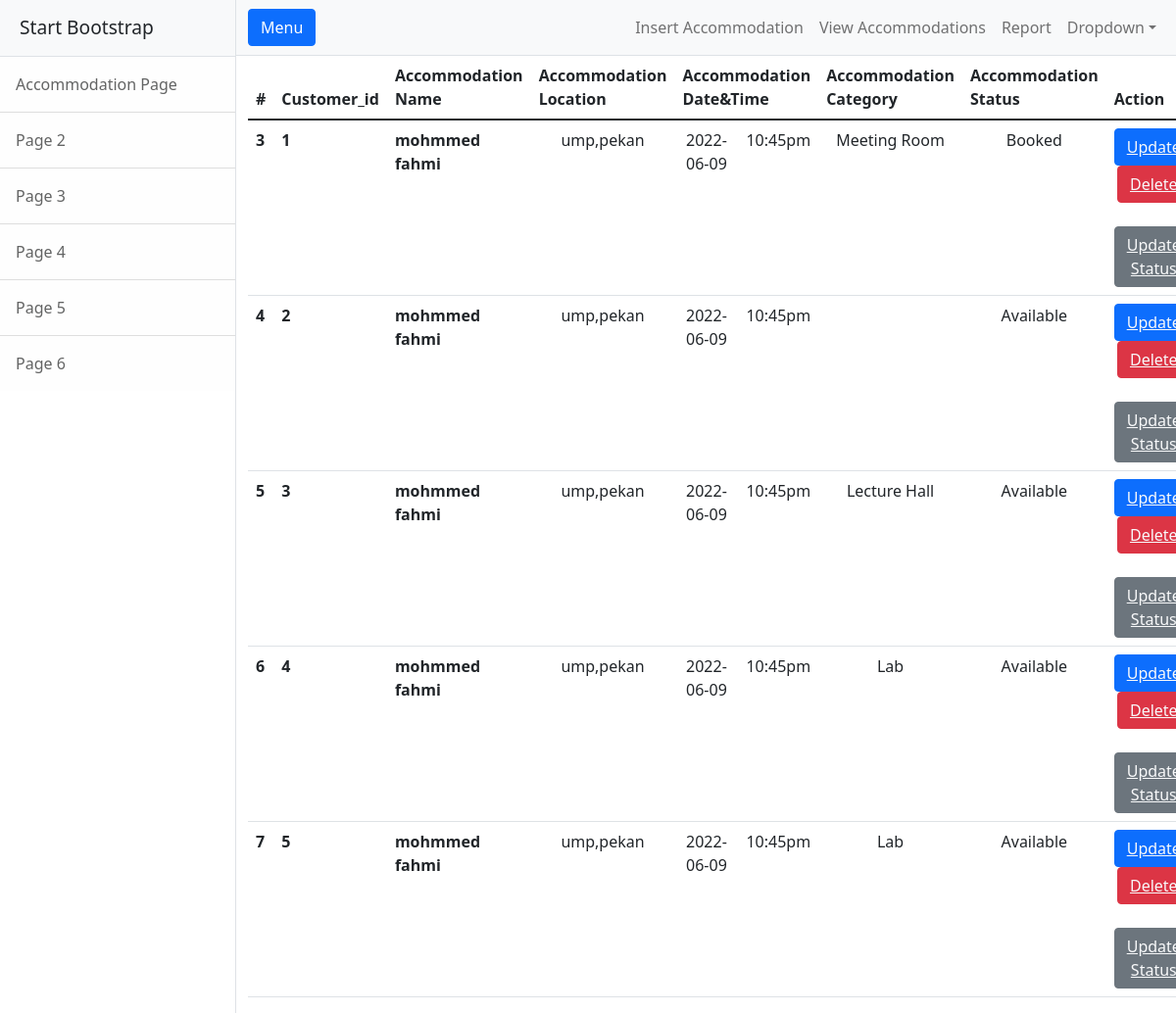
The page /readfrom.php on the database its author committed.
### tables this page shows
CREATE TABLE `inffo` (
  `id` int(11) NOT NULL,
  `customer_id` varchar(10) NOT NULL,
  `name` varchar(50) NOT NULL,
  `Location` varchar(50) NOT NULL,
  `date` varchar(50) NOT NULL,
  `time` varchar(50) NOT NULL,
  `category` varchar(50) NOT NULL,
  `status` varchar(50) NOT NULL
);

### readfrom.php (the view, shortened to what this page needs)
<?php include 'db.php'; ?>
<!DOCTYPE html>
<html lang="en">
    <head>
        <link href="styles.css" rel="stylesheet" />
    </head>
    <body>
        <div class="d-flex" id="wrapper">
            <div class="border-end bg-white" id="sidebar-wrapper">
                <div class="sidebar-heading border-bottom bg-light">Start Bootstrap</div>
                <div class="list-group list-group-flush">
                    <a class="list-group-item list-group-item-action list-group-item-light p-3" href="#!">Accommodation Page</a>
                    <a class="list-group-item list-group-item-action list-group-item-light p-3" href="#!">Page 2</a>
                    <a class="list-group-item list-group-item-action list-group-item-light p-3" href="#!">Page 3</a>
                    <a class="list-group-item list-group-item-action list-group-item-light p-3" href="#!">Page 4</a>
                    <a class="list-group-item list-group-item-action list-group-item-light p-3" href="#!">Page 5</a>
                    <a class="list-group-item list-group-item-action list-group-item-light p-3" href="#!">Page 6</a>
                </div>
            </div>
            <div id="page-content-wrapper">
                <nav class="navbar navbar-expand-lg navbar-light bg-light border-bottom">
                    <div class="container-fluid">
                        <button class="btn btn-primary" id="sidebarToggle">Menu</button>
                        <div class="collapse navbar-collapse" id="navbarSupportedContent">
                            <ul class="navbar-nav ms-auto mt-2 mt-lg-0">
                                <li class="nav-item"><a class="nav-link" href="index.php">Insert Accommodation</a></li>
                                <li class="nav-item active"><a class="nav-link" href="readfrom.php">View Accommodations</a></li>
                                <li class="nav-item"><a class="nav-link" href="graph.php">Report </a></li>
                                <li class="nav-item dropdown">
                                    <a class="nav-link dropdown-toggle" id="navbarDropdown" href="#" role="button" data-bs-toggle="dropdown" aria-haspopup="true" aria-expanded="false">Dropdown</a>
                                </li>
                            </ul>
                        </div>
                    </div>
                </nav>
                <div class="container">
                <table class="table">
                  <thead>
                    <tr>
                      <th scope="col">#</th>
                      <th scope="col">Customer_id</th>
                      <th scope="col">Accommodation Name</th>
                      <th scope="col">Accommodation Location</th>
                      <th scope="col" colspan="2">Accommodation Date&Time</th>
                      <th scope="col">Accommodation Category</th>
                      <th scope="col">Accommodation Status</th>
                      <th scope="col" colspan="3">Action</th>
                    </tr>
                  </thead>
                  <tbody>
                <?php
                    $sql = "SELECT * FROM `inffo`";
                    $result = mysqli_query($con,$sql);
                    if($result){
                      while($row=mysqli_fetch_assoc($result)){
                        $id=$row['id'];
                        $customer_id=$row['customer_id'];
                        $name=$row['name'];
                        $Location=$row['Location'];
                        $date=$row['date'];
                        $time=$row['time'];
                        $category=$row['category'];
                        $status=$row['status'];
                        echo'
                        <tr>
                                  <th scope="row">'.$id.'</th>
                                  <th scope="row">'.$customer_id.'</th>
                                  <th scope="row">'.$name.'</th>
                                  <td>'.$Location.'</td>
                                  <td>'.$date.'</td>
                                  <td>'.$time.'</td>
                                  <td>'.$category.'</td>
                                  <td>'.$status.'</td>
                                  <td>
                                      <button class="btn btn-primary "><a class="text-light" href="update.php?updateid='.$id.'">Update</a></button>
                                      <button class="btn btn-danger"><a class="text-light" href="db.php?deleteid='.$id.'">Delete</a></button> <br><br>
                                      <button class="btn btn-secondary"><a class="text-light" href="updatestatu.php?updateid='.$id.'">Update Status</a></button>
                                  </td>
                                </tr>
                        ';
                      }
                }
            ?>
                  </tbody>
                </table>
      </div>
            </div>
        </div>
    </body>
</html>

### readfrom.php (style rules this page uses)
.container table td { text-align: center; }

### rows shown on the page
inffo: id "3", customer "1", name "mohmmed fahmi", Location "ump,pekan", date "2022-06-09", time "10:45pm", category "Meeting Room", status "Booked"
inffo: id "4", customer "2", name "mohmmed fahmi", Location "ump,pekan", date "2022-06-09", time "10:45pm", status "Available"
inffo: id "5", customer "3", name "mohmmed fahmi", Location "ump,pekan", date "2022-06-09", time "10:45pm", category "Lecture Hall", status "Available"
inffo: id "6", customer "4", name "mohmmed fahmi", Location "ump,pekan", date "2022-06-09", time "10:45pm", category "Lab", status "Available"
inffo: id "7", customer "5", name "mohmmed fahmi", Location "ump,pekan", date "2022-06-09", time "10:45pm", category "Lab", status "Available"
